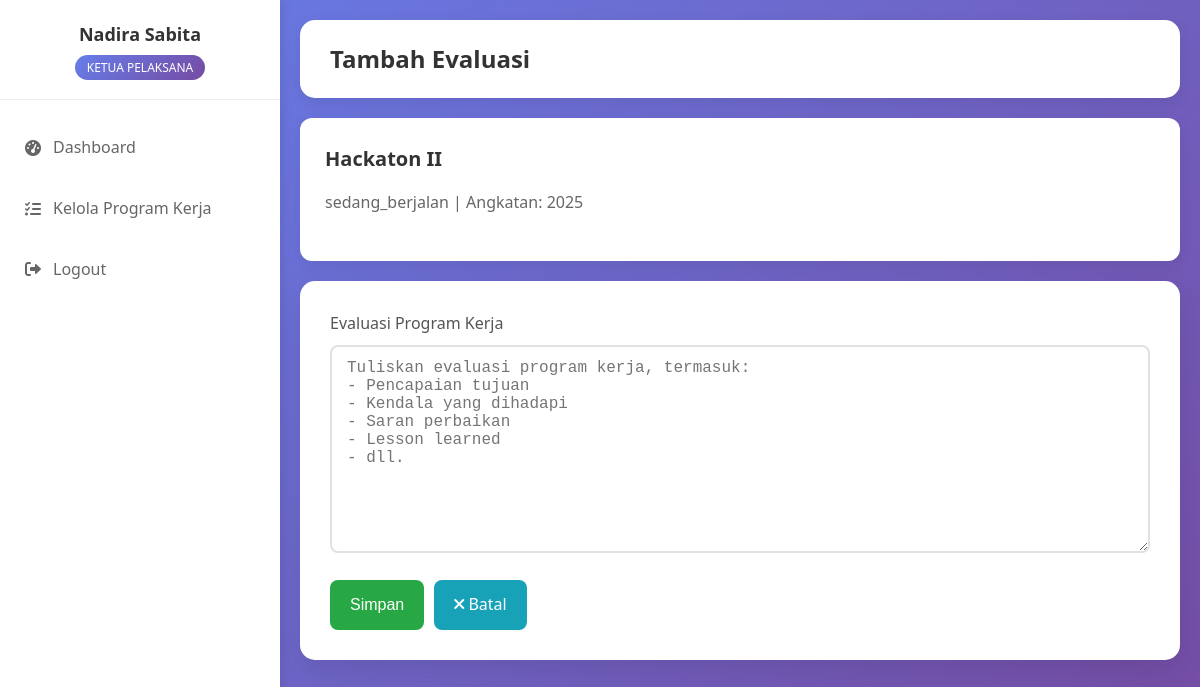
Page /modules/evaluasi/add_evaluasi.php?proker_id=25250001 (signed in) on the committed database.
### tables this page shows
CREATE TABLE `program_kerja` (
  `id` varchar(10) NOT NULL,
  `nama_proker` varchar(200) NOT NULL,
  `deskripsi` text DEFAULT NULL,
  `tanggal_mulai` date DEFAULT NULL,
  `tanggal_selesai` date DEFAULT NULL,
  `status` enum('belum_mulai','sedang_berjalan','selesai','dibatalkan') DEFAULT NULL,
  `angkatan` varchar(10) DEFAULT NULL,
  `ketua_pelaksana_id` int(11) DEFAULT NULL,
  `created_by` int(11) DEFAULT NULL,
  `created_at` timestamp NOT NULL DEFAULT current_timestamp(),
  `updated_at` timestamp NOT NULL DEFAULT current_timestamp() ON UPDATE current_timestamp()
);

### includes/functions.php (called while the page is built, shortened)
<?php
function sanitize($data) {
    return htmlspecialchars(trim($data), ENT_QUOTES, 'UTF-8');
}
function getStatusBadge($status) {
    $badges = [
        'belum_mulai' => '<span class="badge badge-warning">Belum Mulai</span>',
        'sedang_berjalan' => '<span class="badge badge-info">Sedang Berjalan</span>',
        'selesai' => '<span class="badge badge-success">Selesai</span>',
        'dibatalkan' => '<span class="badge badge-danger">Dibatalkan</span>',
    ];
    return $badges[$status] ?? $status;
}
?>

### modules/evaluasi/add_evaluasi.php (the view, shortened to what this page needs)
<?php
require_once '../../config/database.php';
require_once '../../includes/functions.php';
$proker_id = $_GET['proker_id'] ?? 0;
$stmt = $pdo->prepare("SELECT * FROM program_kerja WHERE id = ?");
$stmt->execute([$proker_id]);
$proker = $stmt->fetch();
?>
<!DOCTYPE html>
<html lang="id">
<head>
    <link rel="stylesheet" href="../../css/style.css">
    <link rel="stylesheet" href="https://cdnjs.cloudflare.com/ajax/libs/font-awesome/6.0.0/css/all.min.css">
</head>
<body>
    <div class="dashboard-container">
        <div class="sidebar" id="sidebar">
            <div class="sidebar-header">
                <h3><?= $_SESSION['nama'] ?></h3>
                <span class="role-badge">
                    <?= ucwords(str_replace('_', ' ', $_SESSION['role'])) ?>
                </span>
            </div>
            <div class="sidebar-menu">
                <div class="menu-item">
                    <a href="../../dashboard/<?= $_SESSION['role'] ?>.php">
                        <i class="fas fa-tachometer-alt"></i>
                        Dashboard
                    </a>
                </div>
            <div class="menu-item">
                <?php if ($_SESSION['role']): ?>
                <a href="../proker/manage_proker.php">
                    <i class="fas fa-tasks"></i>
                    Kelola Program Kerja
                </a>
                <?php endif; ?>
            </div>
            <div class="menu-item">
                  <?php if ($_SESSION['role']): ?>
                    <a href="../../logout.php">
                        <i class="fas fa-sign-out-alt"></i>
                        Logout
                    </a>
                <?php endif; ?>
            </div>
        </div>
        </div>
        <div class="main-content">
            <div class="container">
                <div class="header">
                    <h1>Tambah Evaluasi</h1>
                </div>
                <div class="card" style="margin-bottom: 20px;">
                    <h3><?= sanitize($proker['nama_proker']) ?></h3>
                    <p style="color: #666;">
                        <?= getStatusBadge($proker['status']) ?>
                        <?php if ($proker['angkatan']): ?>
                            | Angkatan: <?= sanitize($proker['angkatan']) ?>
                        <?php endif; ?>
                    </p>
                </div>
                <div class="dashboard">
                    <form method="POST">
                        <div class="form-group">
                            <label for="evaluasi">Evaluasi Program Kerja</label>
                            <textarea name="evaluasi" id="evaluasi" class="form-control" rows="10"
                                      placeholder="Tuliskan evaluasi program kerja, termasuk:&#10;- Pencapaian tujuan&#10;- Kendala yang dihadapi&#10;- Saran perbaikan&#10;- Lesson learned&#10;- dll." required><?= htmlspecialchars($_POST['evaluasi'] ?? '') ?></textarea>
                        </div>
                        <div style="display: flex; gap: 10px;">
                    <button type="submit" class="btn btn-success">Simpan</button>
                   <a href="manage_evaluasi.php?proker_id=<?= $proker_id ?>" class="btn btn-info">
                                <i class="fas fa-times"></i> Batal
                            </a>
                </div>
                    </form>
                </div>
            </div>
        </div>
    </div>
</body>
</html>

### css/style.css (style rules this page uses)
* { margin: 0; padding: 0; box-sizing: border-box; }
body { font-family: 'Segoe UI', Tahoma, Geneva, Verdana, sans-serif; background: linear-gradient(to bottom right, #6a11cb, #2575fc); min-height: 100vh; line-height: 1.6; }
.container { max-width: 1200px; margin: 0 auto; padding: 20px; }
.form-group { margin-bottom: 20px; }
.form-group label { display: block; margin-bottom: 8px; color: #555; font-weight: 500; }
.form-control { width: 100%; padding: 12px 15px; border: 2px solid #e1e1e1; border-radius: 8px; font-size: 16px; transition: border-color 0.3s; }
.btn { padding: 12px 20px; border: none; border-radius: 8px; cursor: pointer; font-size: 16px; transition: all 0.3s; text-decoration: none; display: inline-block; text-align: center; }
.btn-success { background-color: #28a745; color: white; }
.btn-info { background-color: #17a2b8; color: white; }
.dashboard { background: white; border-radius: 15px; padding: 30px; margin-top: 20px; box-shadow: 0 10px 30px rgba(0, 0, 0, 0.1); }
.header { background: white; padding: 20px 30px; border-radius: 15px; box-shadow: 0 5px 15px rgba(0, 0, 0, 0.08); margin-bottom: 20px; display: flex; justify-content: space-between; align-items: center; flex-wrap: wrap; }
.header h1 { color: #333; font-size: 24px; margin: 0; flex: 1; }
.card { background: white; padding: 25px; border-radius: 12px; box-shadow: 0 5px 15px rgba(0, 0, 0, 0.08); transition: transform 0.3s; }
.card h3 { color: #333; margin-bottom: 15px; font-size: 20px; }
.card p { color: #666; margin-bottom: 20px; }
.dashboard-container { display: flex; min-height: 100vh; background: linear-gradient(135deg, #667eea 0%, #764ba2 100%); }
.sidebar { width: 280px; background: white; box-shadow: 2px 0 10px rgba(0, 0, 0, 0.1); transition: transform 0.3s ease; position: fixed; height: 100vh; overflow-y: auto; z-index: 1000; }
.sidebar-header { padding: 20px; border-bottom: 1px solid #eee; text-align: center; }
.sidebar-header h3 { color: #333; font-size: 18px; margin-bottom: 5px; }
.sidebar-header .role-badge { background: linear-gradient(135deg, #667eea 0%, #764ba2 100%); color: white; padding: 4px 12px; border-radius: 15px; font-size: 12px; text-transform: uppercase; font-weight: 500; }
.sidebar-menu { padding: 20px 0; }
.menu-item { margin-bottom: 5px; }
.menu-item a { display: flex; align-items: center; padding: 15px 20px; color: #666; text-decoration: none; transition: all 0.3s; border-left: 3px solid transparent; }
.menu-item a i { margin-right: 10px; width: 20px; text-align: center; }
.main-content { flex: 1; margin-left: 280px; transition: margin-left 0.3s ease; }

### rows in the picture
program_kerja: nama_proker "Hackaton II", status "sedang_berjalan", angkatan "2025"

### other values in the picture
$_SESSION['nama'] "Nadira Sabita"
str_replace('_', ' ', $_SESSION['role']) "KETUA PELAKSANA"
